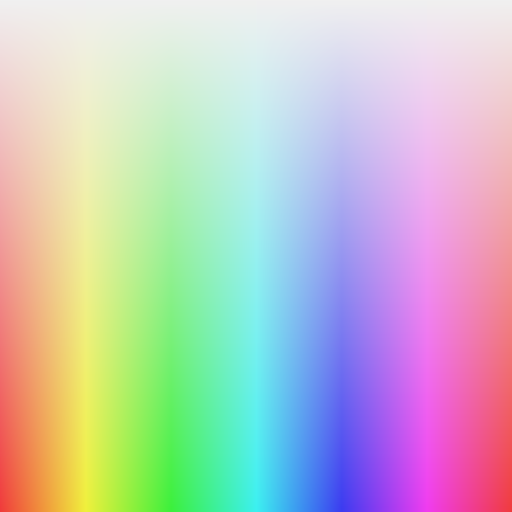
Frame 1 (no input)
Frame 60 (the mouse pressed at the canvas centre just before this capture): identical to frame 1, image omitted
Frame 120 (the mouse held since frame 60 and released just before this capture): identical to frame 1, image omitted

The Processing sketch that drew this single still picture (run headless with seeded random() and noise(); from frame 60 on, the mouse is pressed at the canvas centre):

// Processing sketch: ANI2012A20_Color5_HSB2
// ── ANI2012A20_Color5_HSB2.pde
// ANI2012A20_Color5_HSB2.pde
// Programme qui génère une image HSB avec trois variations de dégradé (touches 1, 2, 3).

// paramètres
int resolution = 512;

int rangeHue        = 360;
int rangeSaturation = 100;
int rangeBrightness = 100;

// variables
boolean regenerate;

int indexX;
int indexY;
int indexB;

int pattern;

void setup()
{
  size(512, 512);

  regenerate = true;

  pattern = int(random(1.0f, 4.0f));

  colorMode(HSB, rangeHue, rangeSaturation, rangeBrightness);
}

void draw()
{
  if (regenerate)
  {
    regenerate = false;
    generateGradient();
  }
}

void generateGradient()
{
  for (indexX = 0; indexX < resolution; ++indexX)
  {
    for (indexY = 0; indexY < resolution; ++indexY)
    {
      // sélectionner la couleur selon les indices des boucles et le pattern
      switch (pattern)
      {
        case 1: // génération d'un arc-en-ciel en mode de couleur HSB avec dégradé de la teinte (hue)
          stroke(
            map(indexX, 0, resolution, 0, rangeHue), // Hue (teinte)
            rangeSaturation,                         // Saturation
            rangeBrightness);                        // Brightness (luminosité)

          break;

        case 2: // génération d'un arc-en-ciel en mode de couleur HSB avec dégradé de la teinte (hue) et de la saturation
          stroke(
            map(indexX, 0, resolution, 0, rangeHue),         // Hue (teinte)
            map(indexY, 0, resolution, 0, rangeSaturation),  // Saturation
            rangeBrightness);                                // Brightness (luminosité)

          break;

        case 3: // génération d'un arc-en-ciel en mode de couleur HSB avec dégradé de la teinte (hue) et de la saturation et deux variations de luminosité (brightness)
          if (indexX < resolution / 2)
            indexB = resolution;
          else
            indexB = resolution / 2;

          stroke(
            map(indexX, 0, resolution, 0, rangeHue),         // Hue (teinte)
            map(indexY, 0, resolution, 0, rangeSaturation),  // Saturation
            map(indexB, 0, resolution, 0, rangeBrightness)); // Brightness (luminosité)

          break;
      }

      // afficher un point avec cette couleur
      point(indexX, indexY);
    }
  }
}

void keyReleased()
{
  if (key == '1')
  {
    pattern = 1;
    regenerate = true;
    println("ex1: gradient of hue");
  }

  if (key == '2')
  {
    pattern = 2;
    regenerate = true;
    println("ex2: gradient of hue and saturation");
  }

  if (key == '3')
  {
    pattern = 3;
    regenerate = true;
    println("ex3: gradient of hue, saturation and 2 levels of brightness");
  }
}
